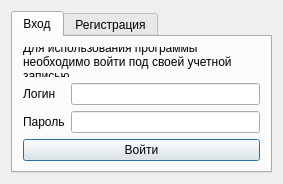
<?xml version="1.0" encoding="UTF-8"?>
<ui version="4.0">
 <class>Dialog</class>
 <widget class="QDialog" name="Dialog">
  <property name="geometry">
   <rect>
    <x>0</x>
    <y>0</y>
    <width>283</width>
    <height>172</height>
   </rect>
  </property>
  <property name="windowTitle">
   <string>Авторизация</string>
  </property>
  <layout class="QHBoxLayout" name="horizontalLayout">
   <item>
    <widget class="QTabWidget" name="tabWidget">
     <property name="mouseTracking">
      <bool>false</bool>
     </property>
     <property name="acceptDrops">
      <bool>false</bool>
     </property>
     <property name="currentIndex">
      <number>0</number>
     </property>
     <widget class="QWidget" name="tab">
      <attribute name="title">
       <string>Вход</string>
      </attribute>
      <layout class="QFormLayout" name="formLayout_2">
       <property name="fieldGrowthPolicy">
        <enum>QFormLayout::AllNonFixedFieldsGrow</enum>
       </property>
       <property name="rowWrapPolicy">
        <enum>QFormLayout::DontWrapRows</enum>
       </property>
       <property name="leftMargin">
        <number>10</number>
       </property>
       <property name="topMargin">
        <number>10</number>
       </property>
       <property name="rightMargin">
        <number>10</number>
       </property>
       <property name="bottomMargin">
        <number>10</number>
       </property>
       <item row="3" column="0" colspan="2">
        <widget class="QPushButton" name="pushButton_login">
         <property name="text">
          <string>Войти</string>
         </property>
        </widget>
       </item>
       <item row="0" column="0" colspan="2">
        <widget class="QLabel" name="label_4">
         <property name="acceptDrops">
          <bool>false</bool>
         </property>
         <property name="text">
          <string>Для использования программы необходимо войти под своей учетной записью</string>
         </property>
         <property name="scaledContents">
          <bool>false</bool>
         </property>
         <property name="wordWrap">
          <bool>true</bool>
         </property>
        </widget>
       </item>
       <item row="1" column="0">
        <widget class="QLabel" name="label_5">
         <property name="text">
          <string>Логин</string>
         </property>
        </widget>
       </item>
       <item row="2" column="0">
        <widget class="QLabel" name="label_6">
         <property name="text">
          <string>Пароль</string>
         </property>
        </widget>
       </item>
       <item row="1" column="1">
        <widget class="QLineEdit" name="lineEdit_login"/>
       </item>
       <item row="2" column="1">
        <widget class="QLineEdit" name="lineEdit_pass">
         <property name="echoMode">
          <enum>QLineEdit::Password</enum>
         </property>
        </widget>
       </item>
      </layout>
     </widget>
     <widget class="QWidget" name="tab_2">
      <attribute name="title">
       <string>Регистрация</string>
      </attribute>
      <layout class="QFormLayout" name="formLayout">
       <property name="leftMargin">
        <number>10</number>
       </property>
       <property name="topMargin">
        <number>10</number>
       </property>
       <property name="rightMargin">
        <number>10</number>
       </property>
       <property name="bottomMargin">
        <number>10</number>
       </property>
       <item row="0" column="0">
        <widget class="QLabel" name="label">
         <property name="text">
          <string>Логин</string>
         </property>
        </widget>
       </item>
       <item row="0" column="1">
        <widget class="QLineEdit" name="lineEdit_login_reg"/>
       </item>
       <item row="1" column="0">
        <widget class="QLabel" name="label_2">
         <property name="text">
          <string>Пароль</string>
         </property>
        </widget>
       </item>
       <item row="1" column="1">
        <widget class="QLineEdit" name="lineEdit_pass_reg">
         <property name="echoMode">
          <enum>QLineEdit::Password</enum>
         </property>
        </widget>
       </item>
       <item row="4" column="0" colspan="2">
        <widget class="QPushButton" name="pushButton_reg">
         <property name="text">
          <string>Зарегестрироваться</string>
         </property>
        </widget>
       </item>
       <item row="2" column="0">
        <widget class="QLabel" name="label_3">
         <property name="text">
          <string>Повторите пароль</string>
         </property>
        </widget>
       </item>
       <item row="2" column="1">
        <widget class="QLineEdit" name="lineEdit_pass2_reg">
         <property name="echoMode">
          <enum>QLineEdit::Password</enum>
         </property>
        </widget>
       </item>
       <item row="3" column="0">
        <spacer name="verticalSpacer">
         <property name="orientation">
          <enum>Qt::Vertical</enum>
         </property>
         <property name="sizeHint" stdset="0">
          <size>
           <width>20</width>
           <height>40</height>
          </size>
         </property>
        </spacer>
       </item>
      </layout>
     </widget>
    </widget>
   </item>
  </layout>
 </widget>
 <tabstops>
  <tabstop>lineEdit_login</tabstop>
  <tabstop>lineEdit_pass</tabstop>
  <tabstop>pushButton_login</tabstop>
  <tabstop>lineEdit_login_reg</tabstop>
  <tabstop>lineEdit_pass_reg</tabstop>
  <tabstop>lineEdit_pass2_reg</tabstop>
  <tabstop>pushButton_reg</tabstop>
  <tabstop>tabWidget</tabstop>
 </tabstops>
 <resources/>
 <connections/>
</ui>
